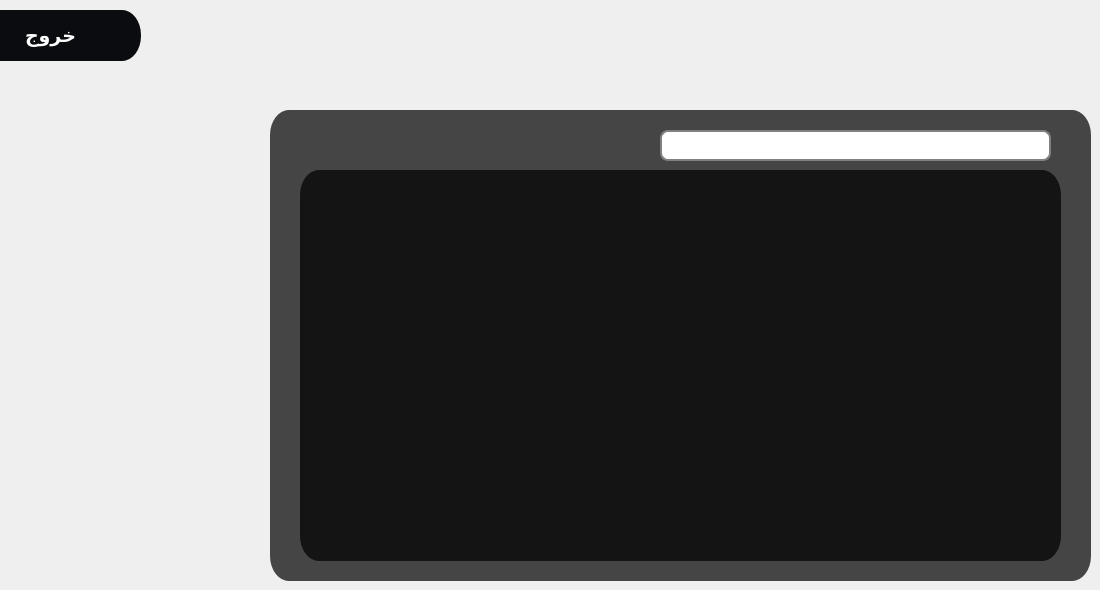
    <widget class="QWidget" name="tab_13">
     <attribute name="title">
      <string>Page</string>
     </attribute>
     <widget class="QFrame" name="frame_menu_31">
      <property name="enabled">
       <bool>true</bool>
      </property>
      <property name="geometry">
       <rect>
        <x>270</x>
        <y>110</y>
        <width>821</width>
        <height>471</height>
       </rect>
      </property>
      <property name="whatsThis">
       <string>&lt;html&gt;&lt;head/&gt;&lt;body&gt;&lt;p&gt;&lt;img src=&quot;:/pt/pos.png&quot;/&gt;&lt;/p&gt;&lt;/body&gt;&lt;/html&gt;</string>
      </property>
      <property name="styleSheet">
       <string notr="true">
QFrame{
	border-radius: 19px solid;
	background-color: qlineargradient(spread:pad, x1:1, y1:1, x2:1, y2:1, stop:1 rgba(0, 0, 0, 181));
}
QFrame:hover{
	border-left:3px solid rgb(255, 242, 0);
	border-bottom:3px solid rgb(255, 242, 0);
    border-top:3px solid rgb(255, 190, 0);
	border-right:3px solid rgb(255, 190, 0);
	

}</string>
      </property>
      <property name="frameShape">
       <enum>QFrame::StyledPanel</enum>
      </property>
      <property name="frameShadow">
       <enum>QFrame::Raised</enum>
      </property>
      <widget class="QTableView" name="tableView_9">
       <property name="geometry">
        <rect>
         <x>30</x>
         <y>60</y>
         <width>761</width>
         <height>391</height>
        </rect>
       </property>
       <property name="styleSheet">
        <string notr="true">color: rgb(255, 255, 255);
</string>
       </property>
      </widget>
     </widget>
     <widget class="QPushButton" name="btn_exit_to_app_16">
      <property name="enabled">
       <bool>true</bool>
      </property>
      <property name="geometry">
       <rect>
        <x>-40</x>
        <y>10</y>
        <width>181</width>
        <height>51</height>
       </rect>
      </property>
      <property name="font">
       <font>
        <family>Hack</family>
        <pointsize>14</pointsize>
        <weight>75</weight>
        <bold>true</bold>
       </font>
      </property>
      <property name="cursor">
       <cursorShape>PointingHandCursor</cursorShape>
      </property>
      <property name="contextMenuPolicy">
       <enum>Qt::DefaultContextMenu</enum>
      </property>
      <property name="layoutDirection">
       <enum>Qt::LeftToRight</enum>
      </property>
      <property name="styleSheet">
       <string notr="true">QPushButton{
	border-radius: 19px solid;
	border-bottom:0px solid rgb(171, 16, 20);
    border-top:0px solid rgb(171, 16, 20);
	
	background-color: rgb(11, 12, 15);
	color: rgb(255, 255, 255);


  

}

QPushButton:hover{
	border: 70px solid qlineargradient(spread:pad, x1:1, y1:1, x2:1, y2:1, stop:1 rgba(0, 0, 0, 0));
   border-radius: 20px solid;
	border-right:18px;
	border-bottom:1px solid  rgb(237, 28, 45);
    border-top:1px solid rgb(237, 28, 46) ;
   background-color:rgb(237, 28, 47);

	


}
QPushButton:pressed{
	color:rgb(255, 205, 0);
   border-radius: 20px solid;
	border-right:18px;
	border-bottom:1px solid  rgb(237, 28, 45);
    border-top:1px solid rgb(237, 28, 46) ;
   background-color:rgb(189, 22, 37);
}</string>
      </property>
      <property name="text">
       <string>خروج</string>
      </property>
      <property name="icon">
       <iconset resource="../../Desktop/pt.qrc">
        <normaloff>:/pt/logout.png</normaloff>:/pt/logout.png</iconset>
      </property>
      <property name="iconSize">
       <size>
        <width>40</width>
        <height>50</height>
       </size>
      </property>
     </widget>
     <widget class="QLineEdit" name="lineEdit_24">
      <property name="geometry">
       <rect>
        <x>660</x>
        <y>130</y>
        <width>391</width>
        <height>31</height>
       </rect>
      </property>
      <property name="styleSheet">
       <string notr="true">QLineEdit {
padding: 1px;
border-style: solid;
border: 2px solid gray;
color: rgb(255, 255, 255);

border-radius: 8px;
}</string>
      </property>
      <property name="placeholderText">
       <string> بحث عن اسم أو كود</string>
      </property>
     </widget>
    </widget>
